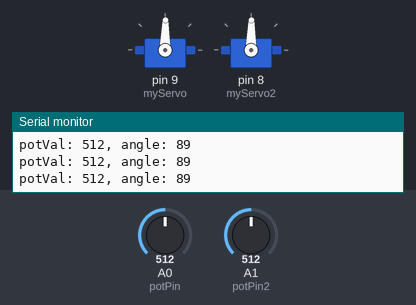
This sketch was run on a simulated Arduino Uno, built with avr-gcc and run on an emulated ATmega328P. Parts: 2 × servo, the last lines printed to the serial monitor. The test bench sets the inputs (shaded band); at power-on: A0 (potPin) = 512, A1 (potPin2) = 512.

Above: at 1.2 s.
1.3 s: A0 (potPin) set to 559
At 2.0 s:
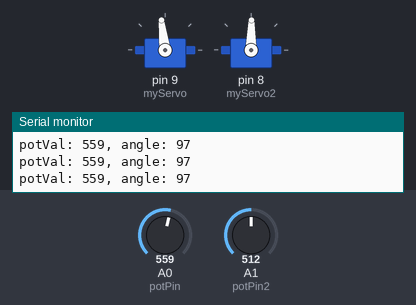
4.3 s: A0 (potPin) set to 582
At 5.3 s:
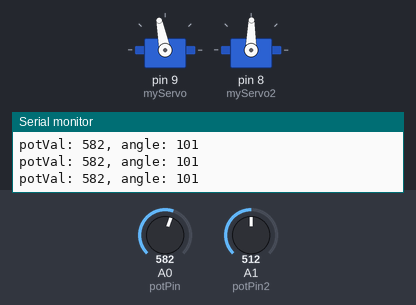
5.8 s: A1 (potPin2) set to 716
At 6.8 s:
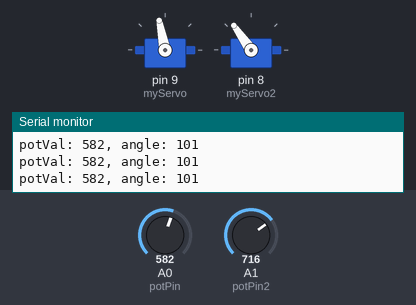
7.3 s: A0 (potPin) set to 0
At 8.3 s:
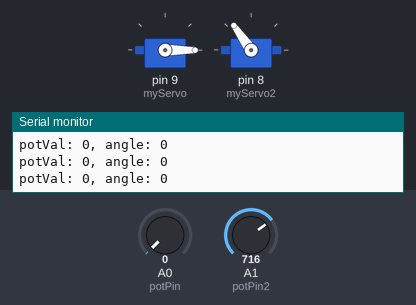
8.8 s: A1 (potPin2) set to 900
At 9.7 s:
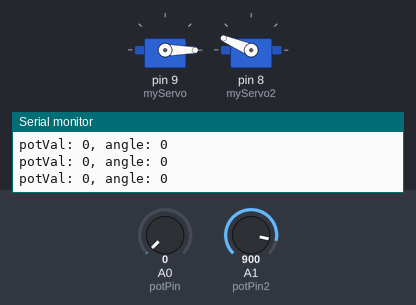
10.3 s: A0 (potPin) set to 8
At 11.1 s:
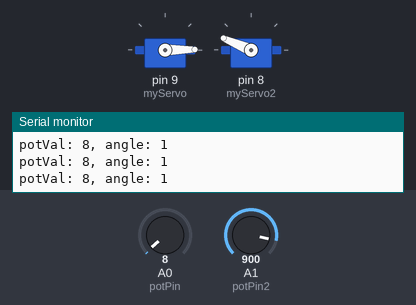
13.3 s: A0 (potPin) set to 11
Timing chart, 0 to 15.8 s (numbered marks = the images above; inputs shaded):
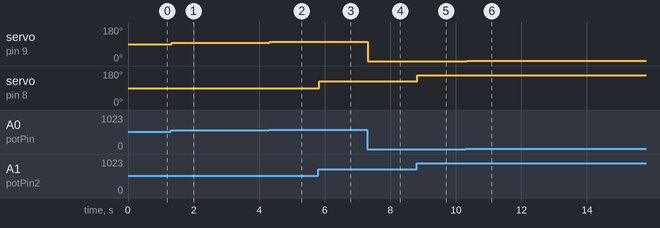

Measured:
- after the input at 1.3 s, servo on pin 9 (myServo): 89° → 97° at once
- after the input at 4.3 s, servo on pin 9 (myServo): 97° → 101° at once
- after the input at 5.8 s, servo on pin 8 (myServo2): 89° → 125° at once
- after the input at 7.3 s, servo on pin 9 (myServo): 101° → 0° at once
- after the input at 8.8 s, servo on pin 8 (myServo2): 125° → 157° at once
- after the input at 10.3 s, servo on pin 9 (myServo): 0° → 1° at once

The sketch:

sketch_may25a.ino
```cpp
#include <Servo.h>

Servo myServo; // create a servo object
Servo myServo2;

int const potPin = A0; // analog pin used to connect the potentiometer
int const potPin2 = A1;
int potVal; // variable to read the value from the analog pin
int potVal2;
int angle; // variable to hold the angle for the servo motor
int angle2;

void setup() {
myServo.attach(9); // attaches the servo on pin 9 to the servo object
myServo2.attach(8);
Serial.begin(9600); // open a serial connection to your computer
}

void loop() {
potVal = analogRead(potPin); // read the value of the potentiometer
potVal2 = analogRead(potPin2);
// print out the value to the serial monitor
Serial.print("potVal: ");
Serial.print(potVal);

// scale the numbers from the pot
angle = map(potVal, 0, 1023, 0, 179);
angle2 = map(potVal2, 0, 1023, 0, 179);
// print out the angle for the servo motor
Serial.print(", angle: ");
Serial.println(angle);

// set the servo position
myServo.write(angle);
myServo2.write(angle2);
// wait for the servo to get there
delay(15);
}
```
